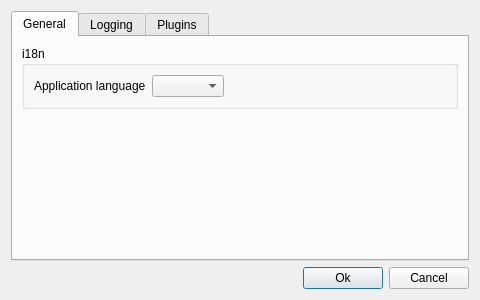
<?xml version="1.0" encoding="UTF-8"?>
<ui version="4.0">
 <class>SettingsDialog</class>
 <widget class="QDialog" name="SettingsDialog">
  <property name="geometry">
   <rect>
    <x>0</x>
    <y>0</y>
    <width>480</width>
    <height>300</height>
   </rect>
  </property>
  <property name="windowTitle">
   <string>Settings</string>
  </property>
  <layout class="QGridLayout" name="gridLayout">
   <item row="1" column="0">
    <layout class="QHBoxLayout" name="horizontalLayout">
     <item>
      <spacer name="spacer">
       <property name="orientation">
        <enum>Qt::Horizontal</enum>
       </property>
       <property name="sizeHint" stdset="0">
        <size>
         <width>40</width>
         <height>20</height>
        </size>
       </property>
      </spacer>
     </item>
     <item>
      <widget class="QPushButton" name="actionSave">
       <property name="text">
        <string>Ok</string>
       </property>
      </widget>
     </item>
     <item>
      <widget class="QPushButton" name="actionCancel">
       <property name="text">
        <string>Cancel</string>
       </property>
      </widget>
     </item>
    </layout>
   </item>
   <item row="0" column="0">
    <widget class="QTabWidget" name="tabWidget">
     <property name="tabPosition">
      <enum>QTabWidget::North</enum>
     </property>
     <property name="tabShape">
      <enum>QTabWidget::Rounded</enum>
     </property>
     <property name="currentIndex">
      <number>0</number>
     </property>
     <widget class="QWidget" name="tabGeneral">
      <attribute name="title">
       <string>General</string>
      </attribute>
      <layout class="QVBoxLayout" name="verticalLayout_3">
       <item>
        <widget class="QGroupBox" name="i18nGroup">
         <property name="title">
          <string>i18n</string>
         </property>
         <layout class="QVBoxLayout" name="verticalLayout_4">
          <item>
           <layout class="QHBoxLayout" name="horizontalLayout_2">
            <item>
             <widget class="QLabel" name="label">
              <property name="text">
               <string>Application language</string>
              </property>
             </widget>
            </item>
            <item>
             <widget class="QComboBox" name="languageSelector"/>
            </item>
            <item>
             <spacer name="horizontalSpacer">
              <property name="orientation">
               <enum>Qt::Horizontal</enum>
              </property>
              <property name="sizeHint" stdset="0">
               <size>
                <width>40</width>
                <height>20</height>
               </size>
              </property>
             </spacer>
            </item>
           </layout>
          </item>
         </layout>
        </widget>
       </item>
       <item>
        <spacer name="spacer_2">
         <property name="orientation">
          <enum>Qt::Vertical</enum>
         </property>
         <property name="sizeHint" stdset="0">
          <size>
           <width>20</width>
           <height>40</height>
          </size>
         </property>
        </spacer>
       </item>
      </layout>
     </widget>
     <widget class="QWidget" name="tabLogging">
      <attribute name="title">
       <string>Logging</string>
      </attribute>
      <layout class="QVBoxLayout" name="verticalLayout">
       <item>
        <layout class="QHBoxLayout" name="horizontalLayout_3">
         <item>
          <widget class="QCheckBox" name="showloggerOnStart">
           <property name="text">
            <string>Show the Logger on startup</string>
           </property>
          </widget>
         </item>
        </layout>
       </item>
       <item>
        <widget class="QGroupBox" name="logFilterGroup">
         <property name="title">
          <string>Filter Options</string>
         </property>
         <layout class="QVBoxLayout" name="verticalLayout_2">
          <item>
           <layout class="QHBoxLayout" name="horizontalLayout_4">
            <item>
             <widget class="QLabel" name="label_2">
              <property name="text">
               <string>Display message types:</string>
              </property>
             </widget>
            </item>
            <item>
             <widget class="QCheckBox" name="showErrors">
              <property name="text">
               <string>Errors</string>
              </property>
             </widget>
            </item>
            <item>
             <widget class="QCheckBox" name="showDebug">
              <property name="text">
               <string>Debug</string>
              </property>
             </widget>
            </item>
            <item>
             <widget class="QCheckBox" name="showInfo">
              <property name="text">
               <string>Info</string>
              </property>
             </widget>
            </item>
            <item>
             <spacer name="horizontalSpacer_2">
              <property name="orientation">
               <enum>Qt::Horizontal</enum>
              </property>
              <property name="sizeHint" stdset="0">
               <size>
                <width>40</width>
                <height>20</height>
               </size>
              </property>
             </spacer>
            </item>
           </layout>
          </item>
         </layout>
        </widget>
       </item>
       <item>
        <spacer name="verticalSpacer">
         <property name="orientation">
          <enum>Qt::Vertical</enum>
         </property>
         <property name="sizeHint" stdset="0">
          <size>
           <width>20</width>
           <height>40</height>
          </size>
         </property>
        </spacer>
       </item>
      </layout>
     </widget>
     <widget class="QWidget" name="tabPlugins">
      <attribute name="title">
       <string>Plugins</string>
      </attribute>
      <layout class="QGridLayout" name="gridLayout_4">
       <item row="0" column="0">
        <widget class="QSplitter" name="splitter">
         <property name="orientation">
          <enum>Qt::Horizontal</enum>
         </property>
         <widget class="QListView" name="pluginListView">
          <property name="maximumSize">
           <size>
            <width>175</width>
            <height>16777215</height>
           </size>
          </property>
         </widget>
         <widget class="QGroupBox" name="groupBox">
          <property name="title">
           <string>Settings</string>
          </property>
          <layout class="QGridLayout" name="gridLayout_3">
           <item row="0" column="0">
            <widget class="QStackedWidget" name="puginSettingsStack">
             <property name="currentIndex">
              <number>0</number>
             </property>
             <widget class="QWidget" name="pluginStackPage"/>
            </widget>
           </item>
          </layout>
         </widget>
        </widget>
       </item>
      </layout>
     </widget>
    </widget>
   </item>
  </layout>
 </widget>
 <resources/>
 <connections>
  <connection>
   <sender>actionCancel</sender>
   <signal>clicked()</signal>
   <receiver>SettingsDialog</receiver>
   <slot>cancelSettings()</slot>
   <hints>
    <hint type="sourcelabel">
     <x>347</x>
     <y>276</y>
    </hint>
    <hint type="destinationlabel">
     <x>199</x>
     <y>149</y>
    </hint>
   </hints>
  </connection>
  <connection>
   <sender>actionSave</sender>
   <signal>clicked()</signal>
   <receiver>SettingsDialog</receiver>
   <slot>saveSettings()</slot>
   <hints>
    <hint type="sourcelabel">
     <x>256</x>
     <y>276</y>
    </hint>
    <hint type="destinationlabel">
     <x>199</x>
     <y>149</y>
    </hint>
   </hints>
  </connection>
 </connections>
 <slots>
  <slot>cancelSettings()</slot>
  <slot>saveSettings()</slot>
 </slots>
</ui>
